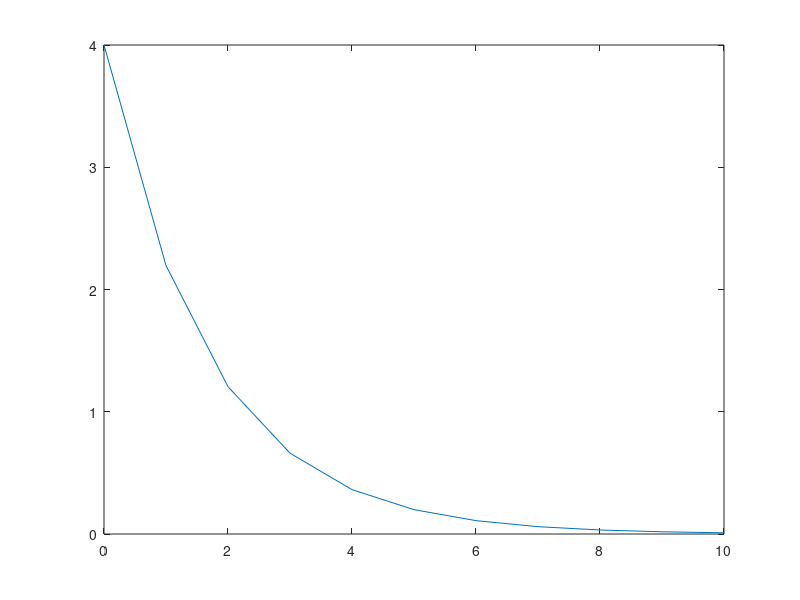

Write the MATLAB code that produced this figure. (Note: this script raises an error after producing the figure.)
%% need to do 2b and 3

%% Q2 - analytical solution, using x

k=3/5;
t=1:11;
x=zeros(1:11);
x(1) = 4;

%  dx/dt = -kx

figure(1)
x = x(1)*exp(-k*(t-1));
plot(0:10, x); 


%% Q1 - numerical solution, using dx/dt

%  M(t,y)*y' = f(t,y)
%  dx/dt = -kx


%"expeq" is defined in another script as 
% 
% function xp = expeq(t, x);
% k = 3/5;
% xp = -k * x;

figure(2)
%[t,x]=ode45(’F’,[t0,tf],[x10,x20]);
%in this case, there is only x, not x1 and x2
%so for the last parameter, just use x0 which is 4
[t,x] = ode45('expeq', [0 10], 4);
plot(t, x);

%% Q2b - mean squared error of both solutions

% [x,t] = house_dataset;
% net = feedforwardnet(10);
% net.performFcn = 'mse';  % Redundant, MSE is default
% net.performParam.regularization = 0.01;
% net = train(net,x,t);
% y = net(x);
% perf  = perform(net,t,y);

% figure(1)
% perf = mse(x,t,y);
% plot(t, mse);


%MSE = mean((desired - mean).^2);

%1 - analytical
k=3/5;
t=1:11;
x1=zeros(1:11);
x1(1) = 4;

figure(3)
x1 = x1(1)*exp(-k*(t-1));
hold on;
plot(0:10, x1); 

%2 - numerical
hold on;
figure(4)
[t,x2] = ode45('expeq', 0:10, 4);
plot(t, x2);



%reshape(mean(mean((x1 - x2).^2, 2),1)[1,3]);

%%error = mse(x2, t, x1)
% not sure if this is correct?
x1 = x1';
msevals = zeros(11:1);
%msevals = mean((x2(1:11)-x1(1:11)).^2);
msevals = (x2-x1).^2;
mseval = mean(msevals)
mseval2 = immse(x1, x2)

% figure(4)
% plot((0:10), msevals(1:11));

%[T numerical_solution_values] = ode45(@(t,x) expel(t,x,k), boundaries, initial_value);
%plot(T, 

% %% --
% figure;
% plot(t, x, r)

%% Q3 

% [T numerical_solution_values] = ode45(@(t,x) training1numerical(t,x,k), boundaries, initial_value);



%% Q3 final answer explanation

% ode45 takes smaller steps at the beginning 
% because small changes in t result in large changes 
% in x. as the line flattens, larger steps can be taken
% because there are smaller differences in x. the 
% function then takes smaller steps again to reach a 
% more a accurate value at the end
% accurate 
%
